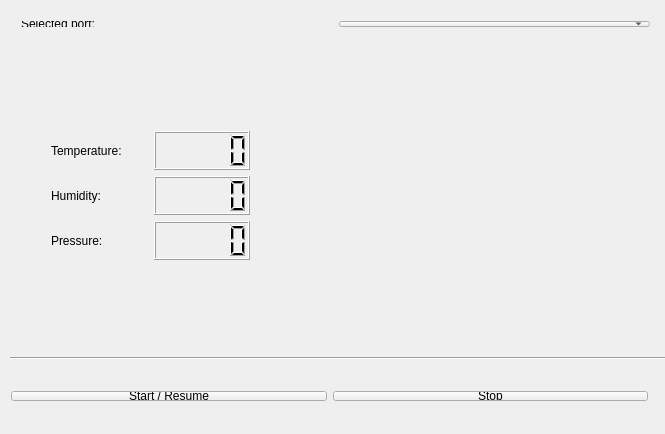
<?xml version="1.0" encoding="UTF-8"?>
<ui version="4.0">
 <class>Desk</class>
 <widget class="QWidget" name="Desk">
  <property name="geometry">
   <rect>
    <x>0</x>
    <y>0</y>
    <width>665</width>
    <height>434</height>
   </rect>
  </property>
  <property name="windowTitle">
   <string>Desk</string>
  </property>
  <widget class="Line" name="line">
   <property name="geometry">
    <rect>
     <x>640</x>
     <y>760</y>
     <width>661</width>
     <height>16</height>
    </rect>
   </property>
   <property name="orientation">
    <enum>Qt::Horizontal</enum>
   </property>
  </widget>
  <widget class="QWidget" name="layoutWidget_3">
   <property name="geometry">
    <rect>
     <x>660</x>
     <y>480</y>
     <width>221</width>
     <height>151</height>
    </rect>
   </property>
   <layout class="QVBoxLayout" name="verticalLayout"/>
  </widget>
  <widget class="QWidget" name="layoutWidget_4">
   <property name="geometry">
    <rect>
     <x>650</x>
     <y>430</y>
     <width>651</width>
     <height>28</height>
    </rect>
   </property>
   <layout class="QHBoxLayout" name="horizontalLayout">
    <item>
     <widget class="QLabel" name="label">
      <property name="text">
       <string>Selected port:</string>
      </property>
     </widget>
    </item>
    <item>
     <widget class="QComboBox" name="comboBox"/>
    </item>
   </layout>
  </widget>
  <widget class="Line" name="line_2">
   <property name="geometry">
    <rect>
     <x>10</x>
     <y>350</y>
     <width>661</width>
     <height>16</height>
    </rect>
   </property>
   <property name="orientation">
    <enum>Qt::Horizontal</enum>
   </property>
  </widget>
  <widget class="QCustomPlot" name="widget" native="true">
   <property name="geometry">
    <rect>
     <x>340</x>
     <y>70</y>
     <width>291</width>
     <height>201</height>
    </rect>
   </property>
  </widget>
  <widget class="QWidget" name="layoutWidget_7">
   <property name="geometry">
    <rect>
     <x>370</x>
     <y>300</y>
     <width>251</width>
     <height>21</height>
    </rect>
   </property>
   <layout class="QHBoxLayout" name="horizontalLayout_7">
    <item>
     <widget class="QRadioButton" name="tempRadioButton">
      <property name="text">
       <string>temp</string>
      </property>
     </widget>
    </item>
    <item>
     <widget class="QRadioButton" name="humidRadioButton">
      <property name="text">
       <string>humid</string>
      </property>
     </widget>
    </item>
    <item>
     <widget class="QRadioButton" name="pressRadioButton">
      <property name="text">
       <string>press</string>
      </property>
     </widget>
    </item>
   </layout>
  </widget>
  <widget class="QWidget" name="layoutWidget_8">
   <property name="geometry">
    <rect>
     <x>40</x>
     <y>120</y>
     <width>221</width>
     <height>151</height>
    </rect>
   </property>
   <layout class="QVBoxLayout" name="verticalLayout_2">
    <item>
     <layout class="QHBoxLayout" name="horizontalLayout_8">
      <item>
       <widget class="QLabel" name="label_5">
        <property name="text">
         <string>Temperature:</string>
        </property>
       </widget>
      </item>
      <item>
       <widget class="QLCDNumber" name="lcdTemperature"/>
      </item>
     </layout>
    </item>
    <item>
     <layout class="QHBoxLayout" name="horizontalLayout_9">
      <item>
       <widget class="QLabel" name="label_6">
        <property name="text">
         <string>Humidity:</string>
        </property>
       </widget>
      </item>
      <item>
       <widget class="QLCDNumber" name="lcdHumidity"/>
      </item>
     </layout>
    </item>
    <item>
     <layout class="QHBoxLayout" name="horizontalLayout_10">
      <item>
       <widget class="QLabel" name="label_7">
        <property name="text">
         <string>Pressure:</string>
        </property>
       </widget>
      </item>
      <item>
       <widget class="QLCDNumber" name="lcdPressure"/>
      </item>
     </layout>
    </item>
   </layout>
  </widget>
  <widget class="QWidget" name="layoutWidget_9">
   <property name="geometry">
    <rect>
     <x>10</x>
     <y>10</y>
     <width>651</width>
     <height>28</height>
    </rect>
   </property>
   <layout class="QHBoxLayout" name="horizontalLayout_11">
    <item>
     <widget class="QLabel" name="label_8">
      <property name="text">
       <string>Selected port:</string>
      </property>
     </widget>
    </item>
    <item>
     <widget class="QComboBox" name="comboBoxPorts"/>
    </item>
   </layout>
  </widget>
  <widget class="QWidget" name="layoutWidget_10">
   <property name="geometry">
    <rect>
     <x>0</x>
     <y>380</y>
     <width>659</width>
     <height>32</height>
    </rect>
   </property>
   <layout class="QHBoxLayout" name="horizontalLayout_12">
    <item>
     <widget class="QPushButton" name="startResumeButton">
      <property name="text">
       <string>Start / Resume</string>
      </property>
     </widget>
    </item>
    <item>
     <widget class="QPushButton" name="stopButton">
      <property name="text">
       <string>Stop</string>
      </property>
     </widget>
    </item>
   </layout>
  </widget>
 </widget>
 <layoutdefault spacing="6" margin="11"/>
 <customwidgets>
  <customwidget>
   <class>QCustomPlot</class>
   <extends>QWidget</extends>
   <header>qcustomplot.h</header>
   <container>1</container>
  </customwidget>
 </customwidgets>
 <resources/>
 <connections/>
</ui>
